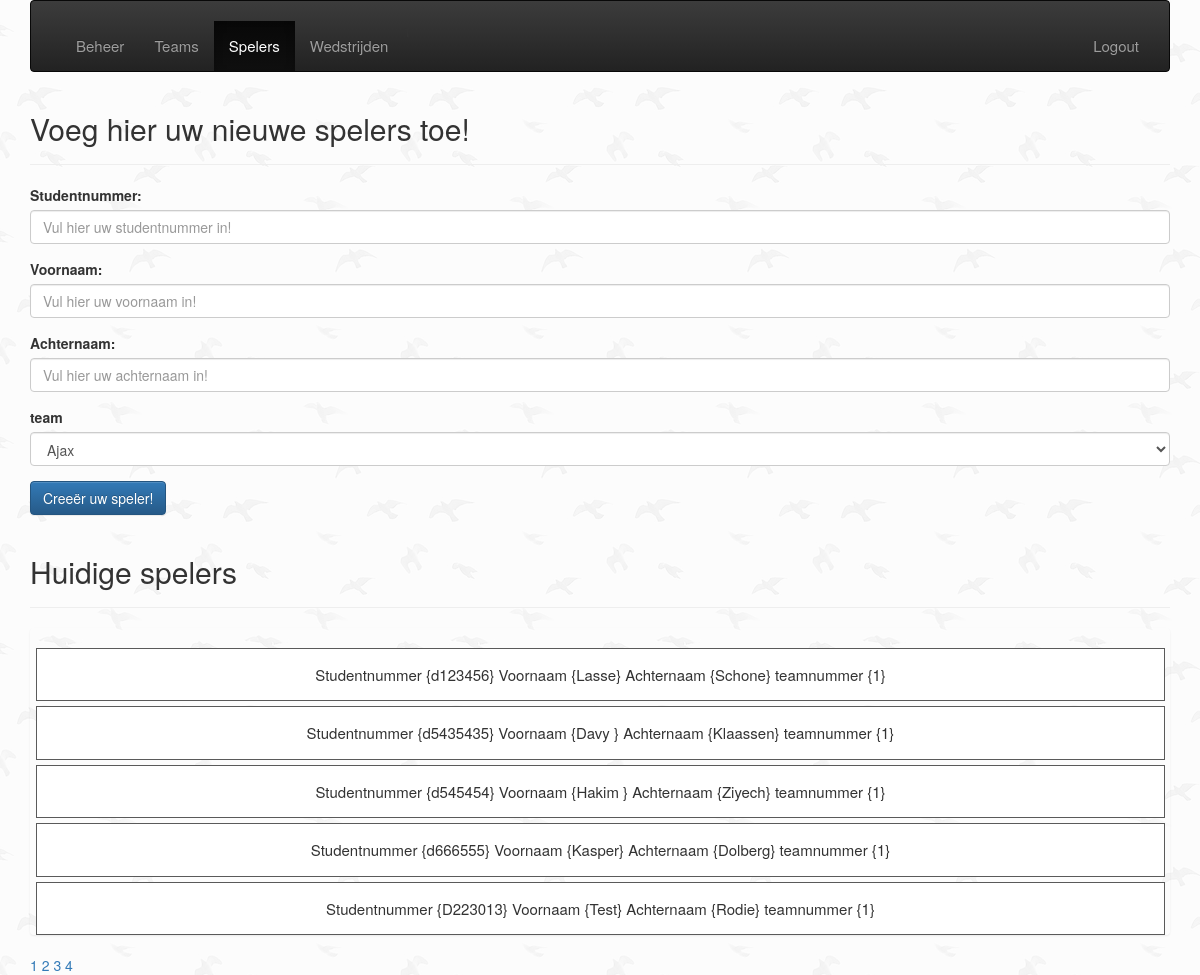
The page /admin/public/createPlayer.php (signed in) on the database as committed earlier.
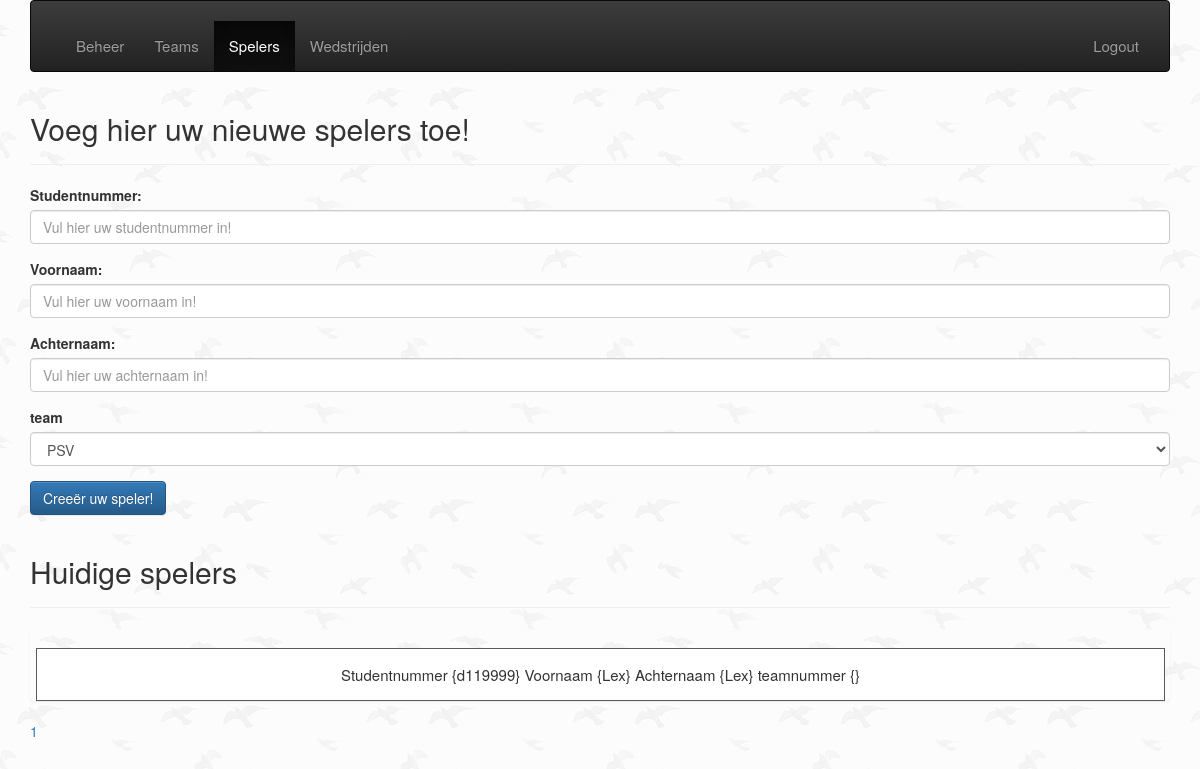
The same page on the database as committed later.
### tables this page shows
CREATE TABLE `tbl_players` (
  `id` int(11) UNSIGNED NOT NULL,
  `student_id` varchar(10) NOT NULL,
  `team_id` int(11) UNSIGNED DEFAULT NULL,
  `first_name` varchar(255) NOT NULL,
  `last_name` varchar(255) NOT NULL,
  `goals` int(4) DEFAULT '0',
  `created_at` datetime NOT NULL DEFAULT CURRENT_TIMESTAMP,
  `deleted_at` datetime DEFAULT NULL
);

### admin/app/init.php (called while the page is built)
<?php
$navMenu = [
    [
        'label' => 'Beheer',
        'link'  => 'beheer.php',
        'level' => 1
    ],
    [
        'label' => 'Teams',
        'link'  => 'createTeam.php',
        'level' => 1
    ],
    [
        'label' => 'Spelers',
        'link'  => 'createPlayer.php',
        'level' => 1
    ],
    [
        'label' => 'Wedstrijden',
        'link'  => 'createGame.php',
        'level' => 1
    ],
    [
        'label' => 'Gebruikers',
        'link'  => 'createUser.php',
        'level' => 2
    ],
];

### admin/public/createPlayer.php (the view, shortened to what this page needs)
    <?php
require ('header.php');
require ('../app/database.php');
?>
    <header class="page-header">
        <h2>Voeg hier uw nieuwe spelers toe!</h2>
    </header>
<section>
    <form action="../app/player_manager.php" method="POST" enctype="multipart/form-data">
        <div class="form-group">
            <label for="studentnummer">Studentnummer:</label>
            <input type="text" class="form-control" name="studentnummer" placeholder="Vul hier uw studentnummer in!">
        </div>
        <div class="form-group">
            <label for="voornaam">Voornaam:</label>
            <input type="text" class="form-control" name="voornaam" placeholder="Vul hier uw voornaam in!">
        </div>
        <div class="form-group">
            <label for="achternaam">Achternaam:</label>
            <input type="text" class="form-control" name="achternaam" placeholder="Vul hier uw achternaam in!">
        </div>
        <?php
        $teamsPlayers = $db_conn->prepare( "SELECT * FROM tbl_teams");
        $teamsPlayers->execute();
        $teamsPlayers = $teamsPlayers->fetchAll(PDO::FETCH_ASSOC);
        ?>
            <div class="form-group">
                <label for="teamnummer">team</label>
                <select  class="form-control" name="teamnummer">
                    <?php
                    foreach ($teamsPlayers as $teamsPlayer)
                    {
                      echo "<option value=".$teamsPlayer['id'].">
                            <p>".$teamsPlayer['name']."</p>
                            </option>";
                    }
                    ?>
                </select>
            </div>
            <div class="form-group">
            <input type="submit" value="Creeër uw speler!" class="btn btn-primary" name="register">
        </div>
    </form>
    <header class="page-header">
        <h2>Huidige spelers</h2>
    </header>
    <?php
    $page = isset($_GET['page'])?(int)$_GET['page'] : 1;
    $perPage = isset($_GET['per-page'])&& $_GET['per-page'] <=5 ?(int)$_GET['per-page'] : 5;
    $start = ($page > 1) ? ($page * $perPage) - $perPage : 0;
    $players = $db_conn->prepare ("SELECT SQL_CALC_FOUND_ROWS * FROM tbl_players ORDER BY team_id ASC LIMIT {$start},{$perPage}");
    $players->execute();
    $players = $players->fetchAll(PDO::FETCH_ASSOC);
    $total = $db_conn->query("SELECT FOUND_ROWS() as total")->fetch()['total'];
    $pages = ceil($total /$perPage);
    ?>
    <ul class="list-group">
        <?php
        foreach ($players as $player)
        {
            echo "<ul class=\"game-item\">
                          <form action=\"adjust_player.php\" method=\"POST\">
                          <input type=\"hidden\" name=\"adjust\" value=\"{$player['id']}\">
                          <input class=\"adjust\" type=\"submit\" value=\"adjust\">
                             </form>
                          <li>Studentnummer {{$player['student_id']}}   Voornaam {{$player['first_name']}} Achternaam {{$player['last_name']}}
                          teamnummer {{$player['team_id']}}</li>
                          <form action=\"../app/delete_player_manager.php\" method=\"POST\">
                          <input type=\"hidden\" name=\"delete\" value=\"{$player['id']}\">
                          <input class=\"delete\" type=\"submit\" value=\"delete\">
                          </form>
                          </ul>";
        }
        ?>
    </ul>
    <div class="pagenation">
<?php  for ($x =1; $x <= $pages; $x++) :?>
    <a href="?page=<?php echo $x; ?>&per-page=<?php echo $perPage ?>"><?php  echo $x; ?></a>
<?php endfor; ?>
    </div>
</section>
<?php
 require ('footer.php');
?>

### admin/public/header.php (shortened to what this page needs)
<?php
    require_once __DIR__ . '/../app/init.php';
    function checkActiveUrl($url)
    {
        $requestedUrl = $_SERVER['REQUEST_URI'];
        $split = explode('/', $requestedUrl);
        if (end($split) === $url )
        {
            return true;
        }
        return false;
    }
?>
<!doctype html>
<html lang="en">
<head>
    <link rel="stylesheet" href="../css/main.css">
    <link rel="stylesheet" href="https://maxcdn.bootstrapcdn.com/bootstrap/3.3.7/css/bootstrap.min.css"
>
    <link rel="stylesheet" href="https://maxcdn.bootstrapcdn.com/bootstrap/3.3.7/css/bootstrap-theme.min.css"
>
</head>
<body>
    <div class="container">
        <nav class="navbar navbar-inverse">
            <div class="container-fluid">
                <div class="collapse navbar-collapse" id="bs-example-navbar-collapse-1">
                    <ul class="nav navbar-nav">
                        <?php foreach($navMenu as $item): ?>
                            <?php if($item['level'] <= $_SESSION['adminLevel'] ): ?>
                                <li class="<?php echo checkActiveUrl($item['link']) ? 'active' : '' ?>" role="presentation"><a href="<?= $item['link']; ?>"> <?= $item['label']; ?> </a></li>
                            <?php endif; ?>
                        <?php endforeach; ?>
                    </ul>
                    <ul class="nav navbar-nav navbar-right">
                        <li><a href="logout.php">Logout</a></li>
                    </ul>
                </div>
            </div>
        </nav>

### admin/public/footer.php (shortened to what this page needs)
        </div>
    </body>
</html>

### admin/css/main.css (style rules this page uses)
ul { padding-top: 20px; list-style-type: none; }
li { font-size: 15px; }
body { background: url("../img/bg.png"); }
a { color: red; }
.game-item { padding: 15px; border: 1px solid rgb(90, 90, 90); margin: 0 5px 5px 6px; background: #FFF; position: relative; text-align: center; }

Rows that differ between the two databases and show on the page:
removed tbl_players: student "d123456", first_name "Lasse", last_name "Schone", team "1"
removed tbl_players: student "d5435435", first_name "Davy", last_name "Klaassen", team "1"
removed tbl_players: student "d545454", first_name "Hakim", last_name "Ziyech", team "1"
removed tbl_players: student "d666555", first_name "Kasper", last_name "Dolberg", team "1"
removed tbl_players: student "D223013", first_name "Test", last_name "Rodie", team "1"
added tbl_players: student "d119999", first_name "Lex", last_name "Lex"
Other text that changed with them:
form field teamnummer: "Ajax" → "PSV"
list line gone: "2"
list line gone: "3"
list line gone: "4"
